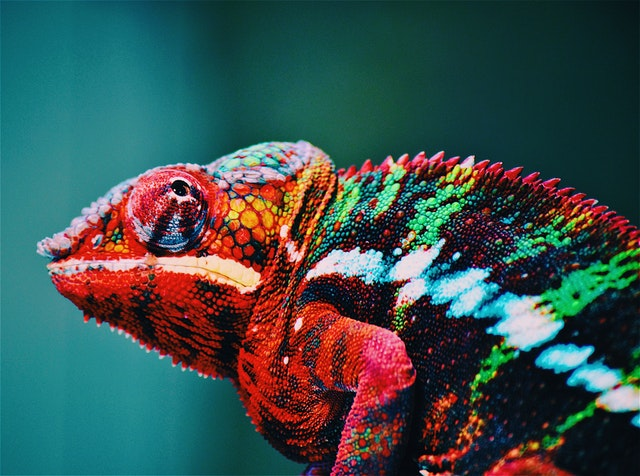
#> input picture cv_openCV_study02/images/color.jpg, 640 x 476 px
$ python opencv_basic11.py
#> lines starting #> are read from the running program, lines starting #| are printed output that depends on the picture; after the words box and inside, x2 and y2 are one past the last pixel; in counts of white or black regions, pixels touching at a corner belong together
import cv2
import numpy as np

def nothing():
    pass


# cv2.namedWindow("Tracking")


while True:
    frame = cv2.imread("./images/color.jpg")
#> frame is the input picture: shape (476, 640, 3); mean B, G, R 78, 79.8, 59.2

    hsv = cv2.cvtColor(frame, cv2.COLOR_BGR2HSV)
#> hsv: shape (476, 640, 3); mean H, S, V 84.8, 181.9, 106.4

    l_b = np.array([100, 50, 50])
    u_b = np.array([130, 255, 255])
    mask = cv2.inRange(hsv, l_b, u_b)
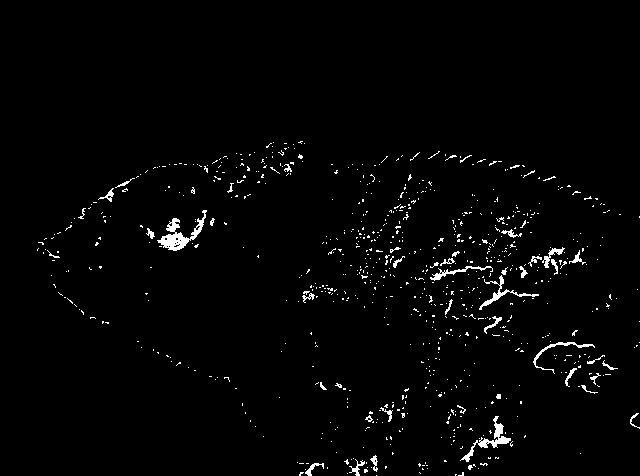
#> mask: shape (476, 640); 2% white in thin lines or dots, all inside (x1, y1, x2, y2) = (37, 141, 640, 476)

    res = cv2.bitwise_and(frame, frame, mask=mask)
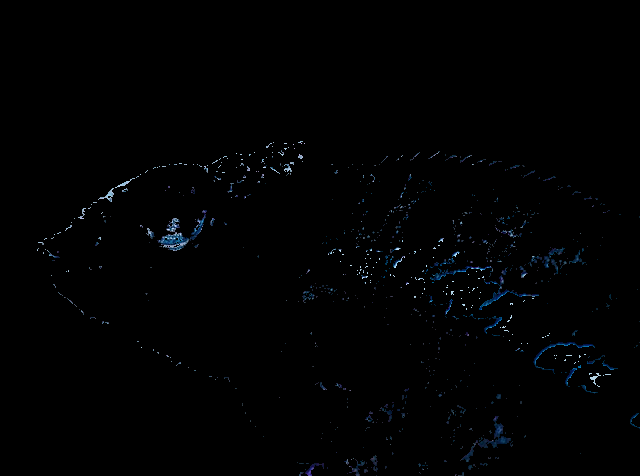
#> res: shape (476, 640, 3); mean B, G, R 2, 1.4, 0.9


    cv2.imshow("frame", frame)
    cv2.imshow("mask", mask)
    cv2.imshow("res", res)

    key = cv2.waitKey(1)
#> (key Esc is pressed here)
    if key == 27:
        break

cv2.destroyAllWindows()
